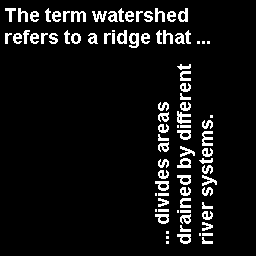
%> input picture ch02/text.png, 256 x 256 px
$ octave ch02_dilateerode.m   (GNU Octave 9; MATLAB toolbox functions it lacks are replaced by stand-ins)
%> lines starting %> are read from the running program, lines starting %| are printed output that depends on the picture; in (x1, y1, x2, y2) boxes, pixels count from 0 and x2, y2 are one past the last pixel; in counts of white or black regions, pixels touching at a corner belong together; the program's own positions count from 1
bw = imread('text.png');            		%Read in binary image
%> bw: size 256x256 logical; 7.3% white in thin lines or dots, all inside (x1, y1, x2, y2) = (5, 8, 217, 244)
se1 = strel('square',4)                     %4-by-4 square
se2 = strel('line',5,45)     				%line, length 5, angle 45 degrees
bw_1=imdilate(bw,se1);              		%Dilate image
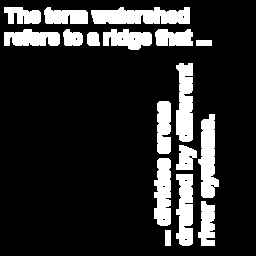
%> bw_1: size 256x256 logical; 16.8% white; 17 white regions, largest, box (x1, y1, x2, y2) and area: (91, 7, 190, 24) 1364, (198, 114, 219, 198) 1145, (176, 63, 193, 142) 1138
bw_2=imerode(bw,se2);              			%Erode image
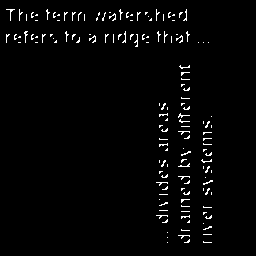
%> bw_2: size 256x256 logical; 2.3% white in thin lines or dots, all inside (x1, y1, x2, y2) = (6, 9, 213, 243)
subplot(1,2,1), imshow(bw_1);         		%Display dilated image
subplot(1,2,2), imshow(bw_2);               %Display eroded image
